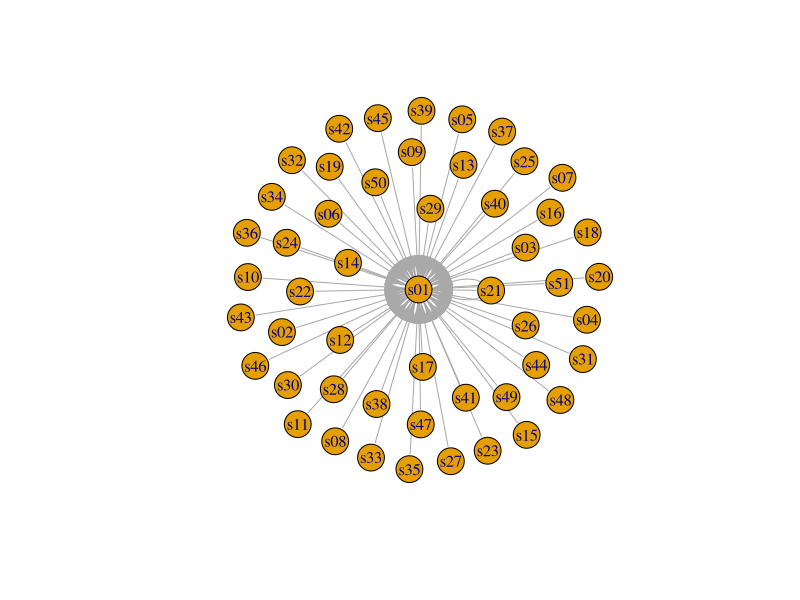
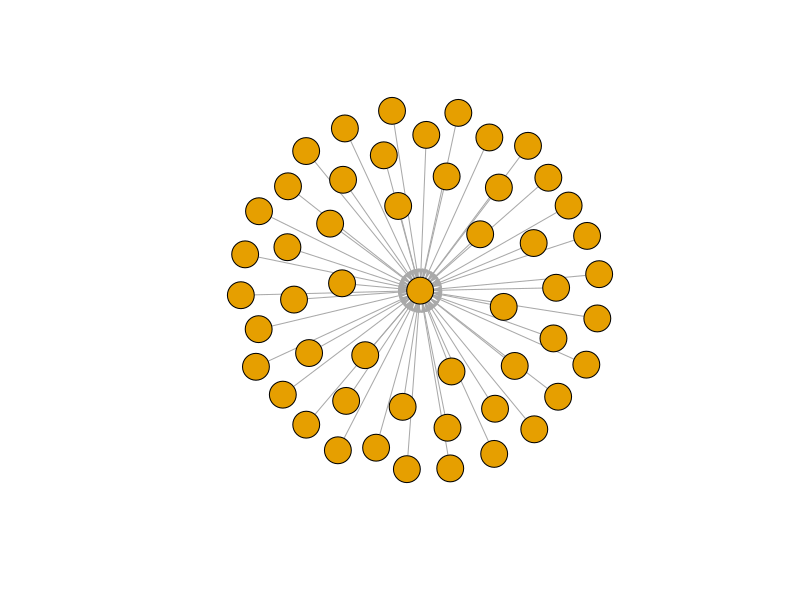
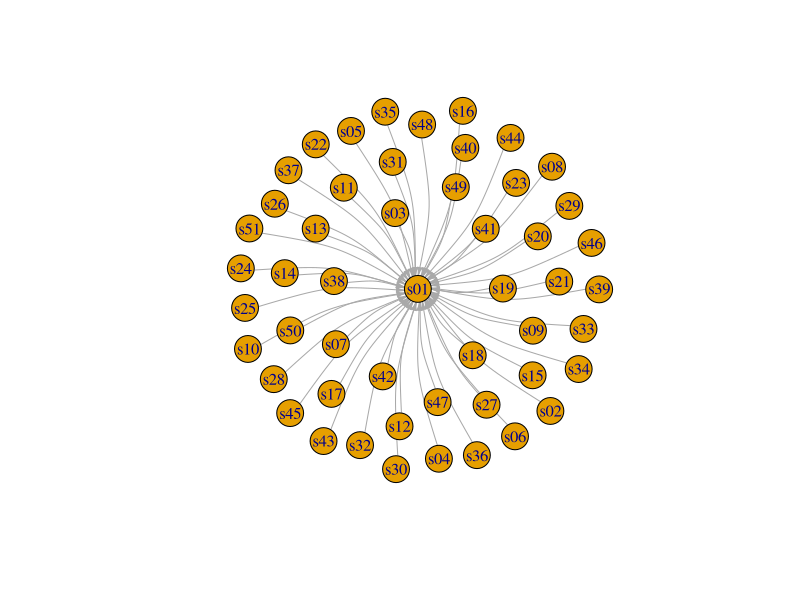
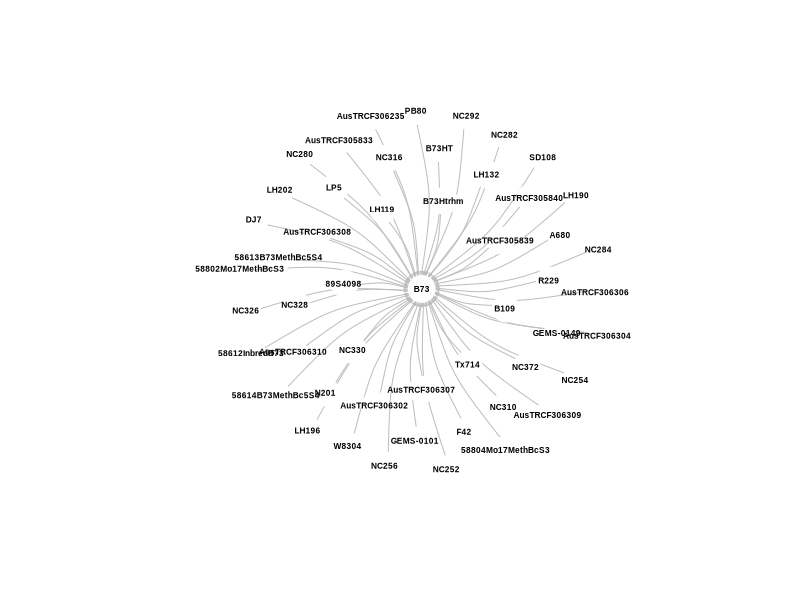

Generate these figures, in order, with R:

# -------~~ DATASET 1: edgelist  --------

getwd()

setwd("./Data/additional_materials")
 
# Read in the data:
nodes <- read.csv("nodes_file.csv", header=T, as.is=T)
links <- read.csv("d_edges_file.csv", header=T, as.is=T)

# Examine the data:
head(nodes)
tail(nodes)
head(links)
tail(links)
# Converting the data to an igraph object:
# The graph_from_data_frame() function takes two data frames: 'd' and 'vertices'.
# 'd' describes the edges of the network - it should start with two columns 
# containing the source and target node IDs for each network tie.
# 'vertices' should start with a column of node IDs. It can be omitted.
# Any additional columns in either data frame are interpreted as attributes.

library("igraph")

net <- graph_from_data_frame(d=links, vertices=nodes, directed=T) 


# Examine the resulting object:
class(net)
net 

# The description of an igraph object starts with four letters:
#     D or U, for a directed or undirected graph
#     N for a named graph (where nodes have a `name` attribute)
#     W for a weighted graph (where edges have a `weight` attribute)
#     B for a bipartite (two-mode) graph (where nodes have a `type` attribute)
# The two numbers that follow (17 49) refer to the number of nodes and edges in the graph.
# The description also lists node & edge attributes


# We can access the nodes, edges, and their attributes:
E(net)
V(net)
E(net)$type
V(net)$media

# If you need them, you can extract an edge list 
# or a matrix back from the igraph networks.
as_edgelist(net, names=T)
as_adjacency_matrix(net, attr="weight")

# Or data frames describing nodes and edges:
as_data_frame(net, what="edges")
as_data_frame(net, what="vertices")


# You can also access the network matrix directly:
net[1,]
net[5,7]

# First attempt to plot the graph:
plot(net) # not pretty!

# Removing loops from the graph:
net <- simplify(net, remove.multiple = F, remove.loops = T) 

# Let's and reduce the arrow size and remove the labels:
plot(net, edge.arrow.size=.4,vertex.label=NA)

# Plot with curved edges (edge.curved=.1) and reduce arrow size:
# Note that using curved edges will allow you to see multiple links
# between two nodes (e.g. links going in either direction, or multiplex links)
plot(net, edge.arrow.size=.4, edge.curved=.2)

# Set edge color to light gray, the node & border color to orange 
# Replace the vertex label with the node names stored in "media"
plot(net, edge.arrow.size=.2, edge.curved=.2, edge.color="grey",
     vertex.color="white", vertex.frame.color="#ffffff", vertex.label=V(net)$Lines,
     vertex.label.color="black", vertex.label.family="Arial",
     vertex.label.cex=.5, vertex.label.font=2) 


